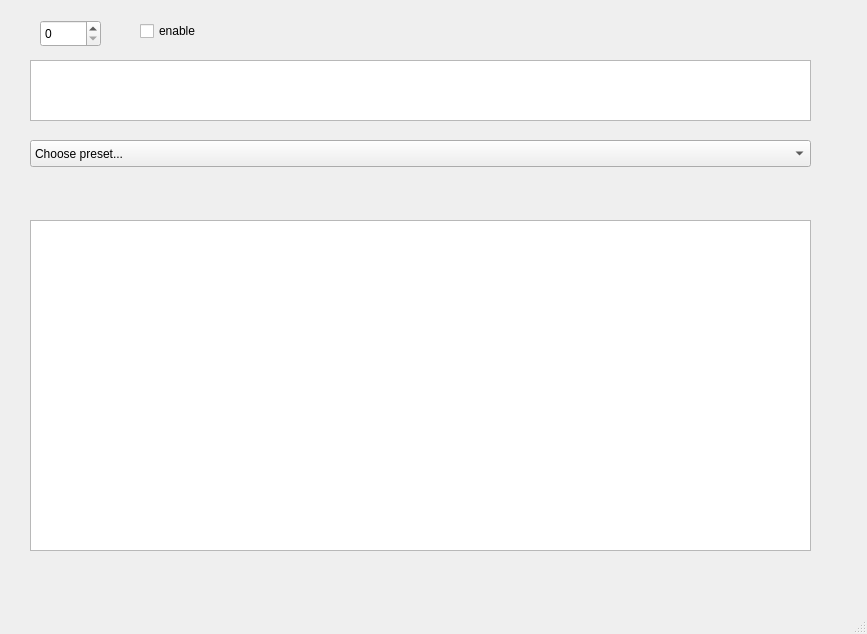
<?xml version="1.0" encoding="UTF-8"?>
<ui version="4.0">
 <class>ExternalInput</class>
 <widget class="QMainWindow" name="ExternalInput">
  <property name="geometry">
   <rect>
    <x>0</x>
    <y>0</y>
    <width>867</width>
    <height>634</height>
   </rect>
  </property>
  <property name="windowTitle">
   <string>MainWindow</string>
  </property>
  <widget class="QWidget" name="centralwidget">
   <widget class="QPlainTextEdit" name="commandEdit">
    <property name="geometry">
     <rect>
      <x>30</x>
      <y>60</y>
      <width>781</width>
      <height>61</height>
     </rect>
    </property>
    <property name="plainText">
     <string/>
    </property>
   </widget>
   <widget class="QSpinBox" name="inputBox">
    <property name="geometry">
     <rect>
      <x>40</x>
      <y>20</y>
      <width>61</width>
      <height>27</height>
     </rect>
    </property>
   </widget>
   <widget class="QCheckBox" name="enableBox">
    <property name="geometry">
     <rect>
      <x>140</x>
      <y>20</y>
      <width>98</width>
      <height>22</height>
     </rect>
    </property>
    <property name="text">
     <string>enable</string>
    </property>
   </widget>
   <widget class="QPlainTextEdit" name="outputBox">
    <property name="geometry">
     <rect>
      <x>30</x>
      <y>220</y>
      <width>781</width>
      <height>331</height>
     </rect>
    </property>
    <property name="readOnly">
     <bool>true</bool>
    </property>
   </widget>
   <widget class="QComboBox" name="comboBox">
    <property name="geometry">
     <rect>
      <x>30</x>
      <y>140</y>
      <width>781</width>
      <height>27</height>
     </rect>
    </property>
    <item>
     <property name="text">
      <string>Choose preset...</string>
     </property>
    </item>
    <item>
     <property name="text">
      <string>avconv -f video4linux2 -i /dev/video0 -s %1x%2 -pix_fmt rgb32 -f rawvideo -</string>
     </property>
    </item>
    <item>
     <property name="text">
      <string>avconv -i http://10.0.0.2:9981/stream/channelid/74265269 -s %1x%2 -pix_fmt rgb32 -f rawvideo -</string>
     </property>
    </item>
    <item>
     <property name="text">
      <string>avconv -i rtsp://10.0.0.152:8086 -max_delay 0 -s %1x%2 -pix_fmt rgb32 -f rawvideo -</string>
     </property>
    </item>
    <item>
     <property name="text">
      <string>avconv -f mjpeg -i http://10.0.0.152:8085 -max_delay 0 -s %1x%2 -pix_fmt rgb32 -f rawvideo -</string>
     </property>
    </item>
   </widget>
  </widget>
  <widget class="QMenuBar" name="menubar">
   <property name="geometry">
    <rect>
     <x>0</x>
     <y>0</y>
     <width>867</width>
     <height>25</height>
    </rect>
   </property>
  </widget>
  <widget class="QStatusBar" name="statusbar"/>
 </widget>
 <resources/>
 <connections/>
</ui>
